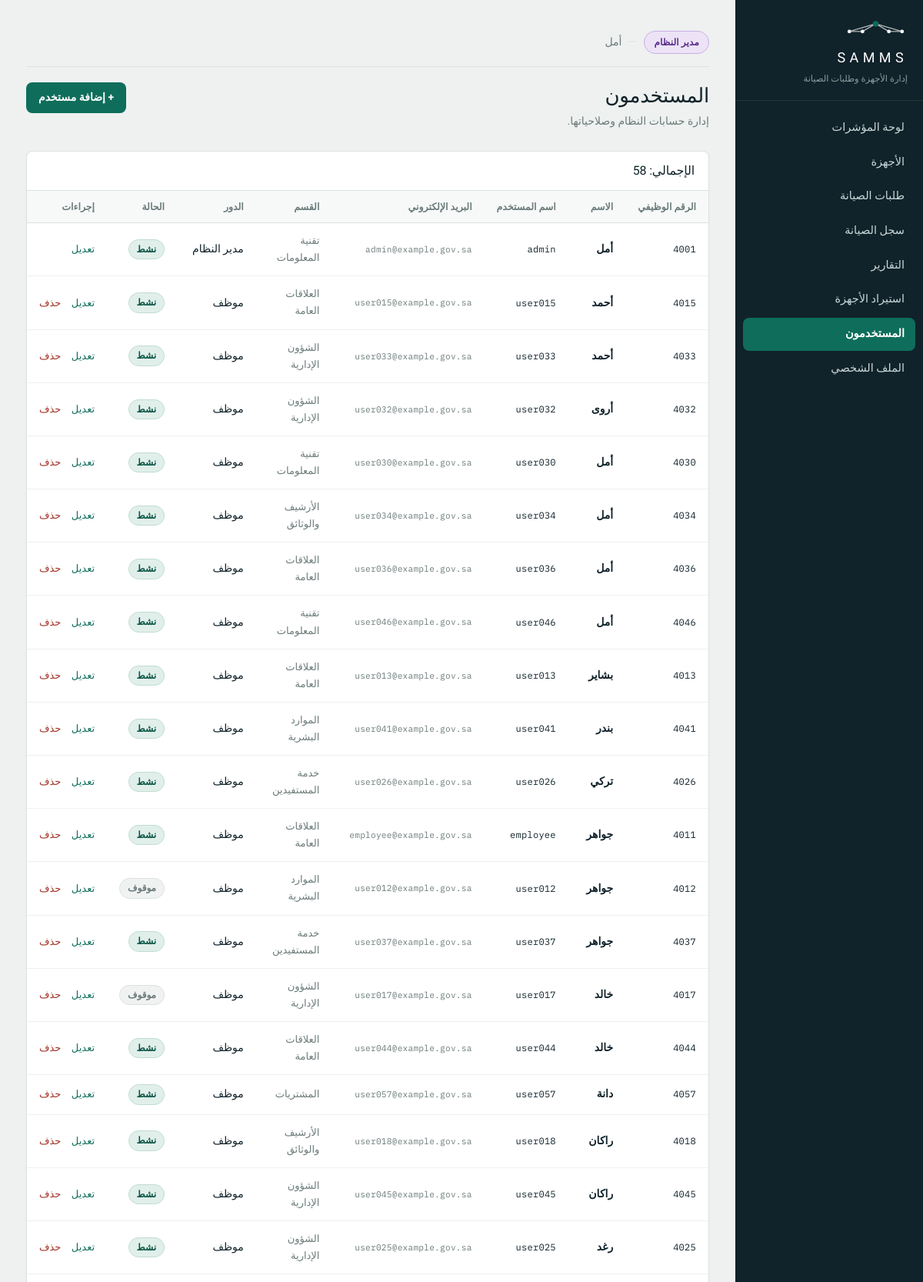
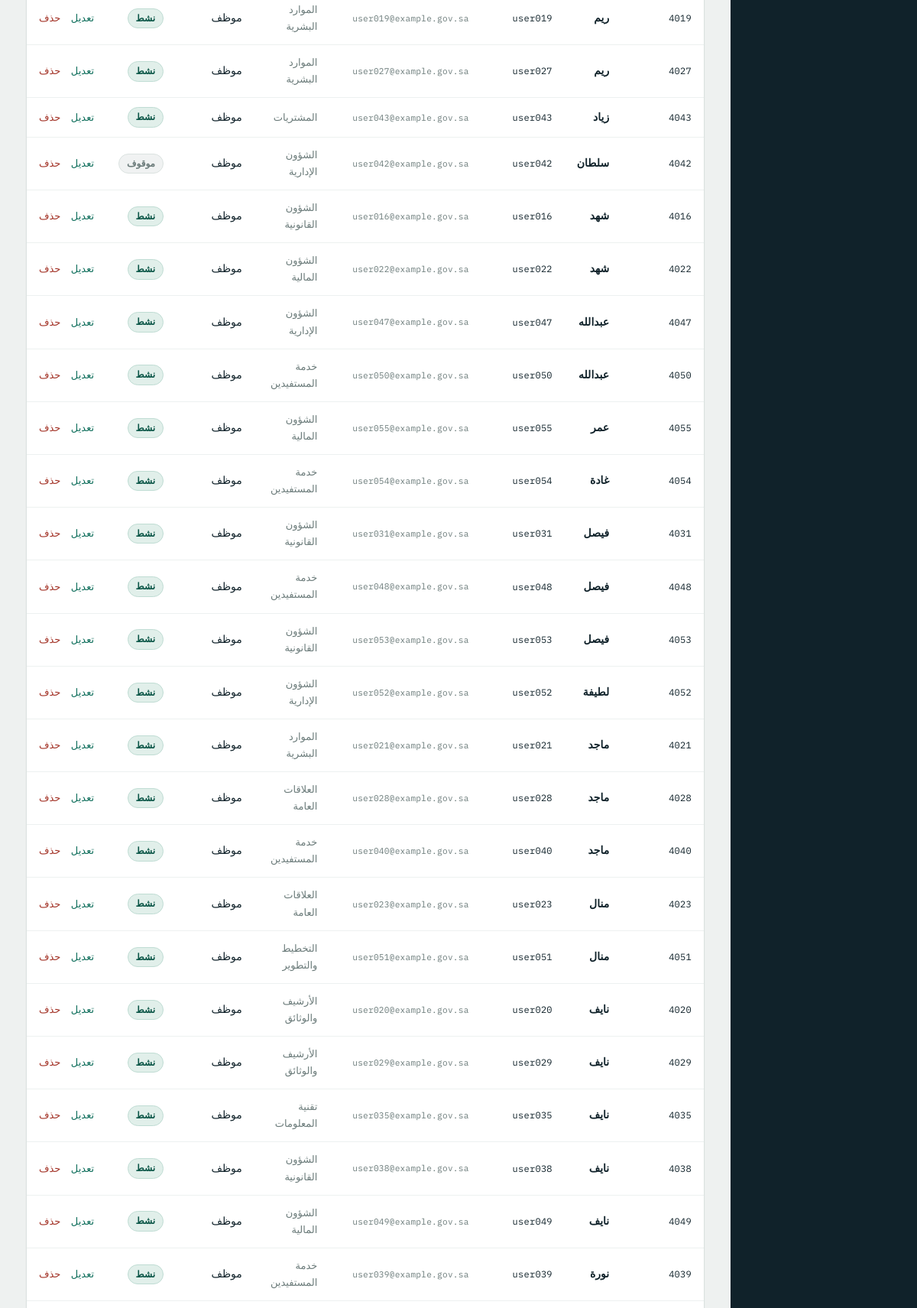
/users.php (signed in, upper part), run on the app's committed database (2 pictures, top to bottom).
### tables this page shows
CREATE TABLE Users (
    UserID        INT AUTO_INCREMENT PRIMARY KEY,
    EmployeeNo    VARCHAR(20)  NOT NULL UNIQUE,
    FullName      VARCHAR(120) NOT NULL,
    FullNameEn    VARCHAR(120) NULL,
    Username      VARCHAR(50)  NOT NULL UNIQUE,
    PasswordHash  VARCHAR(255) NOT NULL,
    Email         VARCHAR(120) NOT NULL UNIQUE,
    Department    VARCHAR(100) NULL,
    DepartmentEn  VARCHAR(100) NULL,
    Role          ENUM('Admin','Employee','ITSupport','Manager') NOT NULL,
    IsActive      TINYINT(1)   NOT NULL DEFAULT 1,
    CreatedAt     DATETIME     NOT NULL DEFAULT CURRENT_TIMESTAMP,
    INDEX idx_users_role (Role)
);

### includes/lang.php (called while the page is built, shortened)
<?php
function locale(): string
{
    static $locale = null;
    if ($locale === null) {
        if (!empty($_SESSION['locale']) && in_array($_SESSION['locale'], SUPPORTED_LOCALES, true)) {
            $locale = $_SESSION['locale'];
        } elseif (!empty($_COOKIE[LOCALE_COOKIE]) && in_array($_COOKIE[LOCALE_COOKIE], SUPPORTED_LOCALES, true)) {
            $locale = $_COOKIE[LOCALE_COOKIE];
            $_SESSION['locale'] = $locale;
        } else {
            $locale = DEFAULT_LOCALE;
        }
    }
    return $locale;
}
function is_rtl(): bool
{
    return locale() === 'ar';
}
function dir_attr(): string
{
    return is_rtl() ? 'rtl' : 'ltr';
}
function t(string $key, ...$args): string
{
    static $strings = [];
    $loc = locale();
    if (!isset($strings[$loc])) {
        $file = __DIR__ . '/../lang/' . $loc . '.php';
        $strings[$loc] = is_file($file) ? require $file : [];
    }
    $text = $strings[$loc][$key] ?? null;
    return $args ? vsprintf($text, $args) : $text;
}
function loc(array $row, string $column): string
{
    return (string) ($row[$column] ?? '');
}

### includes/auth.php (called while the page is built, shortened)
<?php
require_once __DIR__ . '/functions.php';
function current_user(): ?array
{
    return $_SESSION['user'] ?? null;
}
function current_user_id(): int
{
    return (int) ($_SESSION['user']['id'] ?? 0);
}
function current_user_name(): string
{
    $u = current_user();
    return $u['name'];
}
function first_name(string $full): string
{
    $full = trim(preg_replace('/\s+/u', ' ', $full));
    $parts = explode(' ', $full);
    return $parts[0];
}
function current_first_name(): string
{
    return first_name(current_user_name());
}
function nav_items(string $role): array
{
    $all = [
        'dashboard.php'   => ['key' => 'nav.dashboard',   'roles' => ['Admin', 'Manager', 'ITSupport', 'Employee']],
        'assets.php'      => ['key' => 'nav.assets',      'roles' => ['Admin', 'Manager', 'ITSupport']],
        'my_assets.php'   => ['key' => 'nav.my_assets',   'roles' => ['Employee']],
        'requests.php'    => ['key' => 'nav.requests',    'roles' => ['Admin', 'Manager', 'ITSupport', 'Employee']],
        'maintenance.php' => ['key' => 'nav.maintenance', 'roles' => ['Admin', 'Manager', 'ITSupport']],
        'reports.php'     => ['key' => 'nav.reports',     'roles' => ['Admin', 'Manager']],
        'import.php'      => ['key' => 'nav.import',      'roles' => ['Admin']],
        'users.php'       => ['key' => 'nav.users',       'roles' => ['Admin']],
        'profile.php'     => ['key' => 'nav.profile',     'roles' => ['Admin', 'Manager', 'ITSupport', 'Employee']],
    ];
    $items = [];
    foreach ($all as $file => $item) {
        if (in_array($role, $item['roles'], true)) {
            $items[$file] = $item;
        }
    }
    return $items;
}

### users.php (the view, shortened to what this page needs)
<?php
require_once __DIR__ . '/includes/auth.php';
$pdo = db();
$users = $pdo->query(
    'SELECT UserID, EmployeeNo, FullName, FullNameEn, Username, Email,
            Department, DepartmentEn, Role, IsActive
     FROM Users ORDER BY Role, FullName'
)->fetchAll();
require_once __DIR__ . '/includes/header.php';
?>
<div class="page-head with-action">
    <div>
        <h1><?= e(t('user.title')) ?></h1>
        <p><?= e(t('user.sub')) ?></p>
    </div>
    <a href="user_form.php" class="btn btn-inline">+ <?= e(t('user.add')) ?></a>
</div>
<section class="panel">
    <div class="panel-head"><h2><?= e(sprintf(t('c.total_rows'), count($users))) ?></h2></div>
    <div class="table-wrap">
        <table class="data">
            <thead>
                <tr>
                    <th><?= e(t('user.empno')) ?></th>
                    <th><?= e(t('user.name')) ?></th>
                    <th><?= e(t('user.username')) ?></th>
                    <th><?= e(t('user.email')) ?></th>
                    <th><?= e(t('user.dept')) ?></th>
                    <th><?= e(t('user.role')) ?></th>
                    <th><?= e(t('asset.status')) ?></th>
                    <th><?= e(t('c.actions')) ?></th>
                </tr>
            </thead>
            <tbody>
            <?php foreach ($users as $u): ?>
                <tr>
                    <td><span class="ident"><?= e($u['EmployeeNo']) ?></span></td>
                    <td class="cell-strong"><?= e(loc($u, 'FullName')) ?></td>
                    <td><span class="ident"><?= e($u['Username']) ?></span></td>
                    <td class="cell-muted"><span class="ident"><?= e($u['Email']) ?></span></td>
                    <td class="cell-muted"><?= e(loc($u, 'Department') ?: '—') ?></td>
                    <td><?= e(role_label($u['Role'])) ?></td>
                    <td>
                        <span class="badge <?= $u['IsActive'] ? 'is-ok' : 'is-muted' ?>">
                            <?= e($u['IsActive'] ? t('user.active') : t('user.inactive')) ?>
                        </span>
                    </td>
                    <td class="row-actions">
                        <a href="user_form.php?id=<?= (int) $u['UserID'] ?>"><?= e(t('c.edit')) ?></a>
                        <?php if ((int) $u['UserID'] !== current_user_id()): ?>
                            <form method="post" style="display:inline"
                                  onsubmit="return confirm('<?= e(t('c.confirm_delete')) ?>');">
                                <button type="submit" class="link-danger"><?= e(t('c.delete')) ?></button>
                            </form>
                        <?php endif; ?>
                    </td>
                </tr>
            <?php endforeach; ?>
            </tbody>
        </table>
    </div>
</section>
<?php require_once __DIR__ . '/includes/footer.php'; ?>

### includes/header.php (shortened to what this page needs)
<?php
require_once __DIR__ . '/auth.php';
$user     = current_user();
$role     = $user['role'];
$navItems = nav_items($role);
$current  = basename($_SERVER['PHP_SELF']);
?>
<!DOCTYPE html>
<html lang="<?= e(locale()) ?>" dir="<?= e(dir_attr()) ?>">
<head>
<link rel="stylesheet" href="assets/css/style.css">
</head>
<body>
<div class="shell">
    <aside class="sidebar">
        <div class="brand">
            <?= logo_svg(26) ?>
            <span class="brand-name">SAMMS</span>
            <span class="brand-sub"><?= e(t('app.brand_sub')) ?></span>
        </div>
        <ul class="nav">
            <?php foreach ($navItems as $file => $item): ?>
                <li>
                    <a href="<?= e($file) ?>" class="<?= $current === $file ? 'active' : '' ?>">
                        <?= e(t($item['key'])) ?>
                    </a>
                </li>
            <?php endforeach; ?>
        </ul>
    </aside>
    <main class="main">
        <div class="session-bar">
            <span class="session-role role-badge role-<?= e(strtolower($role)) ?>">
                <?= e(role_label($role)) ?>
            </span>
            <span class="session-user"><?= e(current_first_name()) ?></span>
        </div>

### data on the page
users: Role "مدير النظام", FullName "أمل", EmployeeNo "4001", Username "admin", Email "admin@example.gov.sa", Department "تقنية المعلومات", IsActive "نشط"
users: EmployeeNo "4015", FullName "أحمد", Username "user015", Email "user015@example.gov.sa", Department "العلاقات العامة", Role "موظف", IsActive "نشط"
users: EmployeeNo "4033", FullName "أحمد", Username "user033", Email "user033@example.gov.sa", Department "الشؤون الإدارية", Role "موظف", IsActive "نشط"
users: EmployeeNo "4032", FullName "أروى", Username "user032", Email "user032@example.gov.sa", Department "الشؤون الإدارية", Role "موظف", IsActive "نشط"
users: EmployeeNo "4030", FullName "أمل", Username "user030", Email "user030@example.gov.sa", Department "تقنية المعلومات", Role "موظف", IsActive "نشط"
users: EmployeeNo "4034", FullName "أمل", Username "user034", Email "user034@example.gov.sa", Department "الأرشيف والوثائق", Role "موظف", IsActive "نشط"
users: EmployeeNo "4036", FullName "أمل", Username "user036", Email "user036@example.gov.sa", Department "العلاقات العامة", Role "موظف", IsActive "نشط"
users: EmployeeNo "4046", FullName "أمل", Username "user046", Email "user046@example.gov.sa", Department "تقنية المعلومات", Role "موظف", IsActive "نشط"
users: EmployeeNo "4013", FullName "بشاير", Username "user013", Email "user013@example.gov.sa", Department "العلاقات العامة", Role "موظف", IsActive "نشط"
users: EmployeeNo "4041", FullName "بندر", Username "user041", Email "user041@example.gov.sa", Department "الموارد البشرية", Role "موظف", IsActive "نشط"
users: EmployeeNo "4026", FullName "تركي", Username "user026", Email "user026@example.gov.sa", Department "خدمة المستفيدين", Role "موظف", IsActive "نشط"
users: EmployeeNo "4011", FullName "جواهر", Username "employee", Email "employee@example.gov.sa", Department "العلاقات العامة", Role "موظف", IsActive "نشط"
users: EmployeeNo "4012", FullName "جواهر", Username "user012", Email "user012@example.gov.sa", Department "الموارد البشرية", Role "موظف", IsActive "موقوف"
users: EmployeeNo "4037", FullName "جواهر", Username "user037", Email "user037@example.gov.sa", Department "خدمة المستفيدين", Role "موظف", IsActive "نشط"
users: EmployeeNo "4017", FullName "خالد", Username "user017", Email "user017@example.gov.sa", Department "الشؤون الإدارية", Role "موظف", IsActive "موقوف"
users: EmployeeNo "4044", FullName "خالد", Username "user044", Email "user044@example.gov.sa", Department "العلاقات العامة", Role "موظف", IsActive "نشط"
users: EmployeeNo "4057", FullName "دانة", Username "user057", Email "user057@example.gov.sa", Department "المشتريات", Role "موظف", IsActive "نشط"
users: EmployeeNo "4018", FullName "راكان", Username "user018", Email "user018@example.gov.sa", Department "الأرشيف والوثائق", Role "موظف", IsActive "نشط"
users: EmployeeNo "4045", FullName "راكان", Username "user045", Email "user045@example.gov.sa", Department "الشؤون الإدارية", Role "موظف", IsActive "نشط"
users: EmployeeNo "4025", FullName "رغد", Username "user025", Email "user025@example.gov.sa", Department "الشؤون الإدارية", Role "موظف", IsActive "نشط"
users: EmployeeNo "4019", FullName "ريم", Username "user019", Email "user019@example.gov.sa", Department "الموارد البشرية", Role "موظف", IsActive "نشط"
users: EmployeeNo "4027", FullName "ريم", Username "user027", Email "user027@example.gov.sa", Department "الموارد البشرية", Role "موظف", IsActive "نشط"
users: EmployeeNo "4043", FullName "زياد", Username "user043", Email "user043@example.gov.sa", Department "المشتريات", Role "موظف", IsActive "نشط"
users: EmployeeNo "4042", FullName "سلطان", Username "user042", Email "user042@example.gov.sa", Department "الشؤون الإدارية", Role "موظف", IsActive "موقوف"
users: EmployeeNo "4016", FullName "شهد", Username "user016", Email "user016@example.gov.sa", Department "الشؤون القانونية", Role "موظف", IsActive "نشط"
users: EmployeeNo "4022", FullName "شهد", Username "user022", Email "user022@example.gov.sa", Department "الشؤون المالية", Role "موظف", IsActive "نشط"
users: EmployeeNo "4047", FullName "عبدالله", Username "user047", Email "user047@example.gov.sa", Department "الشؤون الإدارية", Role "موظف", IsActive "نشط"
users: EmployeeNo "4050", FullName "عبدالله", Username "user050", Email "user050@example.gov.sa", Department "خدمة المستفيدين", Role "موظف", IsActive "نشط"
users: EmployeeNo "4055", FullName "عمر", Username "user055", Email "user055@example.gov.sa", Department "الشؤون المالية", Role "موظف", IsActive "نشط"
users: EmployeeNo "4054", FullName "غادة", Username "user054", Email "user054@example.gov.sa", Department "خدمة المستفيدين", Role "موظف", IsActive "نشط"
users: EmployeeNo "4031", FullName "فيصل", Username "user031", Email "user031@example.gov.sa", Department "الشؤون القانونية", Role "موظف", IsActive "نشط"
users: EmployeeNo "4048", FullName "فيصل", Username "user048", Email "user048@example.gov.sa", Department "خدمة المستفيدين", Role "موظف", IsActive "نشط"
users: EmployeeNo "4053", FullName "فيصل", Username "user053", Email "user053@example.gov.sa", Department "الشؤون القانونية", Role "موظف", IsActive "نشط"
users: EmployeeNo "4052", FullName "لطيفة", Username "user052", Email "user052@example.gov.sa", Department "الشؤون الإدارية", Role "موظف", IsActive "نشط"
users: EmployeeNo "4021", FullName "ماجد", Username "user021", Email "user021@example.gov.sa", Department "الموارد البشرية", Role "موظف", IsActive "نشط"
users: EmployeeNo "4028", FullName "ماجد", Username "user028", Email "user028@example.gov.sa", Department "العلاقات العامة", Role "موظف", IsActive "نشط"
users: EmployeeNo "4040", FullName "ماجد", Username "user040", Email "user040@example.gov.sa", Department "خدمة المستفيدين", Role "موظف", IsActive "نشط"
users: EmployeeNo "4023", FullName "منال", Username "user023", Email "user023@example.gov.sa", Department "العلاقات العامة", Role "موظف", IsActive "نشط"
users: EmployeeNo "4051", FullName "منال", Username "user051", Email "user051@example.gov.sa", Department "التخطيط والتطوير", Role "موظف", IsActive "نشط"
users: EmployeeNo "4020", FullName "نايف", Username "user020", Email "user020@example.gov.sa", Department "الأرشيف والوثائق", Role "موظف", IsActive "نشط"
users: EmployeeNo "4029", FullName "نايف", Username "user029", Email "user029@example.gov.sa", Department "الأرشيف والوثائق", Role "موظف", IsActive "نشط"
users: EmployeeNo "4035", FullName "نايف", Username "user035", Email "user035@example.gov.sa", Department "تقنية المعلومات", Role "موظف", IsActive "نشط"
users: EmployeeNo "4038", FullName "نايف", Username "user038", Email "user038@example.gov.sa", Department "الشؤون القانونية", Role "موظف", IsActive "نشط"
users: EmployeeNo "4049", FullName "نايف", Username "user049", Email "user049@example.gov.sa", Department "الشؤون المالية", Role "موظف", IsActive "نشط"
users: EmployeeNo "4039", FullName "نورة", Username "user039", Email "user039@example.gov.sa", Department "خدمة المستفيدين", Role "موظف", IsActive "نشط"

### other printed values
t('app.brand_sub') "إدارة الأجهزة وطلبات الصيانة"
t($item['key']) "لوحة المؤشرات"
t($item['key']) "الأجهزة"
t($item['key']) "طلبات الصيانة"
t($item['key']) "سجل الصيانة"
t($item['key']) "التقارير"
t($item['key']) "استيراد الأجهزة"
t($item['key']) "المستخدمون"
t($item['key']) "الملف الشخصي"
t('user.title') "المستخدمون"
t('user.sub') "إدارة حسابات النظام وصلاحياتها."
t('user.add') "إضافة مستخدم"
sprintf(t('c.total_rows'), count($users)) "الإجمالي: 58"
t('user.empno') "الرقم الوظيفي"
t('user.name') "الاسم"
